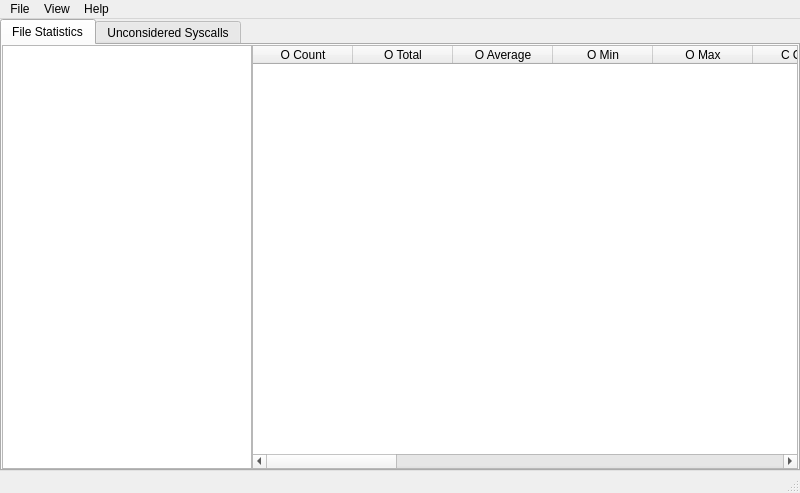
<?xml version="1.0" encoding="UTF-8"?>
<ui version="4.0">
 <class>MainWindow</class>
 <widget class="QMainWindow" name="MainWindow">
  <property name="geometry">
   <rect>
    <x>0</x>
    <y>0</y>
    <width>800</width>
    <height>493</height>
   </rect>
  </property>
  <property name="minimumSize">
   <size>
    <width>800</width>
    <height>300</height>
   </size>
  </property>
  <property name="windowTitle">
   <string>iotrace-GUI</string>
  </property>
  <widget class="QWidget" name="centralwidget">
   <layout class="QVBoxLayout" name="verticalLayout">
    <property name="spacing">
     <number>6</number>
    </property>
    <property name="leftMargin">
     <number>0</number>
    </property>
    <property name="topMargin">
     <number>0</number>
    </property>
    <property name="rightMargin">
     <number>0</number>
    </property>
    <property name="bottomMargin">
     <number>0</number>
    </property>
    <item>
     <widget class="QTabWidget" name="tabs">
      <property name="currentIndex">
       <number>0</number>
      </property>
      <widget class="QWidget" name="fileStatistics">
       <attribute name="title">
        <string>File Statistics</string>
       </attribute>
       <layout class="QHBoxLayout" name="horizontalLayout">
        <property name="spacing">
         <number>0</number>
        </property>
        <property name="leftMargin">
         <number>0</number>
        </property>
        <property name="topMargin">
         <number>0</number>
        </property>
        <property name="rightMargin">
         <number>0</number>
        </property>
        <property name="bottomMargin">
         <number>0</number>
        </property>
        <item>
         <widget class="QListView" name="processesListView">
          <property name="maximumSize">
           <size>
            <width>250</width>
            <height>16777215</height>
           </size>
          </property>
         </widget>
        </item>
        <item>
         <widget class="QTableWidget" name="fileStatsTable">
          <column>
           <property name="text">
            <string>O Count</string>
           </property>
           <property name="toolTip">
            <string>Count of all 'open' calls</string>
           </property>
           <property name="background">
            <color>
             <red>137</red>
             <green>193</green>
             <blue>211</blue>
            </color>
           </property>
          </column>
          <column>
           <property name="text">
            <string>O Total</string>
           </property>
           <property name="toolTip">
            <string>Total time spent in all 'open' calls</string>
           </property>
           <property name="background">
            <color>
             <red>137</red>
             <green>193</green>
             <blue>211</blue>
            </color>
           </property>
          </column>
          <column>
           <property name="text">
            <string>O Average</string>
           </property>
           <property name="toolTip">
            <string>Average time spent in a single 'open' call</string>
           </property>
           <property name="background">
            <color>
             <red>137</red>
             <green>193</green>
             <blue>211</blue>
            </color>
           </property>
          </column>
          <column>
           <property name="text">
            <string>O Min</string>
           </property>
           <property name="toolTip">
            <string>Minimum time spent in a single 'open' call</string>
           </property>
           <property name="background">
            <color>
             <red>137</red>
             <green>193</green>
             <blue>211</blue>
            </color>
           </property>
          </column>
          <column>
           <property name="text">
            <string>O Max</string>
           </property>
           <property name="toolTip">
            <string>Maximum time spent in a single 'open' call</string>
           </property>
           <property name="background">
            <color>
             <red>137</red>
             <green>193</green>
             <blue>211</blue>
            </color>
           </property>
          </column>
          <column>
           <property name="text">
            <string>C Count</string>
           </property>
           <property name="toolTip">
            <string>Count of all 'close' calls</string>
           </property>
           <property name="background">
            <color>
             <red>136</red>
             <green>203</green>
             <blue>158</blue>
            </color>
           </property>
          </column>
          <column>
           <property name="text">
            <string>C Total</string>
           </property>
           <property name="toolTip">
            <string>Total time spent in all 'close' calls</string>
           </property>
           <property name="background">
            <color>
             <red>136</red>
             <green>203</green>
             <blue>158</blue>
            </color>
           </property>
          </column>
          <column>
           <property name="text">
            <string>C Average</string>
           </property>
           <property name="toolTip">
            <string>Average time spent in a single 'close' call</string>
           </property>
           <property name="background">
            <color>
             <red>136</red>
             <green>203</green>
             <blue>158</blue>
            </color>
           </property>
          </column>
          <column>
           <property name="text">
            <string>C Min</string>
           </property>
           <property name="toolTip">
            <string>Minimum time spent in a single 'close' call</string>
           </property>
           <property name="background">
            <color>
             <red>136</red>
             <green>203</green>
             <blue>158</blue>
            </color>
           </property>
          </column>
          <column>
           <property name="text">
            <string>C Max</string>
           </property>
           <property name="toolTip">
            <string>Maximum time spent in a single 'close' call</string>
           </property>
           <property name="background">
            <color>
             <red>136</red>
             <green>203</green>
             <blue>158</blue>
            </color>
           </property>
          </column>
          <column>
           <property name="text">
            <string>R Bytes</string>
           </property>
           <property name="toolTip">
            <string>Total bytes read in all 'read' calls</string>
           </property>
           <property name="background">
            <color>
             <red>152</red>
             <green>234</green>
             <blue>234</blue>
            </color>
           </property>
          </column>
          <column>
           <property name="text">
            <string>R Total</string>
           </property>
           <property name="toolTip">
            <string>Total time spent in all 'read' calls</string>
           </property>
           <property name="background">
            <color>
             <red>152</red>
             <green>234</green>
             <blue>234</blue>
            </color>
           </property>
          </column>
          <column>
           <property name="text">
            <string>R Average</string>
           </property>
           <property name="toolTip">
            <string>Average read speed among all 'read' calls</string>
           </property>
           <property name="background">
            <color>
             <red>152</red>
             <green>234</green>
             <blue>234</blue>
            </color>
           </property>
          </column>
          <column>
           <property name="text">
            <string>R Min</string>
           </property>
           <property name="toolTip">
            <string>Minimum read speed among all 'read' calls</string>
           </property>
           <property name="background">
            <color>
             <red>152</red>
             <green>234</green>
             <blue>234</blue>
            </color>
           </property>
          </column>
          <column>
           <property name="text">
            <string>R Max</string>
           </property>
           <property name="toolTip">
            <string>Maximum read speed among all 'read' calls</string>
           </property>
           <property name="background">
            <color>
             <red>152</red>
             <green>234</green>
             <blue>234</blue>
            </color>
           </property>
          </column>
          <column>
           <property name="text">
            <string>W Bytes</string>
           </property>
           <property name="toolTip">
            <string>Total bytes written in all 'write' calls</string>
           </property>
           <property name="background">
            <color>
             <red>196</red>
             <green>180</green>
             <blue>255</blue>
            </color>
           </property>
          </column>
          <column>
           <property name="text">
            <string>W Total</string>
           </property>
           <property name="toolTip">
            <string>Total time spent in all 'write' calls</string>
           </property>
           <property name="background">
            <color>
             <red>196</red>
             <green>180</green>
             <blue>255</blue>
            </color>
           </property>
          </column>
          <column>
           <property name="text">
            <string>W Average</string>
           </property>
           <property name="toolTip">
            <string>Average write speed among all 'write' calls</string>
           </property>
           <property name="background">
            <color>
             <red>196</red>
             <green>180</green>
             <blue>255</blue>
            </color>
           </property>
          </column>
          <column>
           <property name="text">
            <string>W Min</string>
           </property>
           <property name="toolTip">
            <string>Minimum write speed among all 'write' calls</string>
           </property>
           <property name="background">
            <color>
             <red>196</red>
             <green>180</green>
             <blue>255</blue>
            </color>
           </property>
          </column>
          <column>
           <property name="text">
            <string>W Max</string>
           </property>
           <property name="toolTip">
            <string>Maximum write speed among all 'write' calls</string>
           </property>
           <property name="background">
            <color>
             <red>196</red>
             <green>180</green>
             <blue>255</blue>
            </color>
           </property>
          </column>
         </widget>
        </item>
       </layout>
      </widget>
      <widget class="QWidget" name="syscalls">
       <attribute name="title">
        <string>Unconsidered Syscalls</string>
       </attribute>
       <layout class="QHBoxLayout" name="horizontalLayout_2">
        <item>
         <widget class="QTableWidget" name="syscallsTable">
          <column>
           <property name="text">
            <string>Count</string>
           </property>
          </column>
          <column>
           <property name="text">
            <string>Total Time</string>
           </property>
          </column>
         </widget>
        </item>
       </layout>
      </widget>
     </widget>
    </item>
   </layout>
  </widget>
  <widget class="QMenuBar" name="menubar">
   <property name="geometry">
    <rect>
     <x>0</x>
     <y>0</y>
     <width>800</width>
     <height>26</height>
    </rect>
   </property>
   <widget class="QMenu" name="menuFile">
    <property name="title">
     <string>File</string>
    </property>
    <addaction name="actionOpen"/>
    <addaction name="actionOpenRecent"/>
    <addaction name="separator"/>
    <addaction name="actionQuit"/>
   </widget>
   <widget class="QMenu" name="menuHelp">
    <property name="title">
     <string>Help</string>
    </property>
    <addaction name="actionAbout"/>
   </widget>
   <widget class="QMenu" name="menuView">
    <property name="title">
     <string>View</string>
    </property>
    <addaction name="actionColumns"/>
   </widget>
   <addaction name="menuFile"/>
   <addaction name="menuView"/>
   <addaction name="menuHelp"/>
  </widget>
  <widget class="QStatusBar" name="statusbar"/>
  <action name="actionOpen">
   <property name="text">
    <string>Open</string>
   </property>
  </action>
  <action name="actionQuit">
   <property name="text">
    <string>Quit</string>
   </property>
  </action>
  <action name="actionAbout">
   <property name="text">
    <string>About</string>
   </property>
  </action>
  <action name="actionOpenRecent">
   <property name="text">
    <string>Open Recent</string>
   </property>
  </action>
  <action name="actionColumns">
   <property name="text">
    <string>Columns</string>
   </property>
  </action>
 </widget>
 <resources/>
 <connections/>
</ui>
